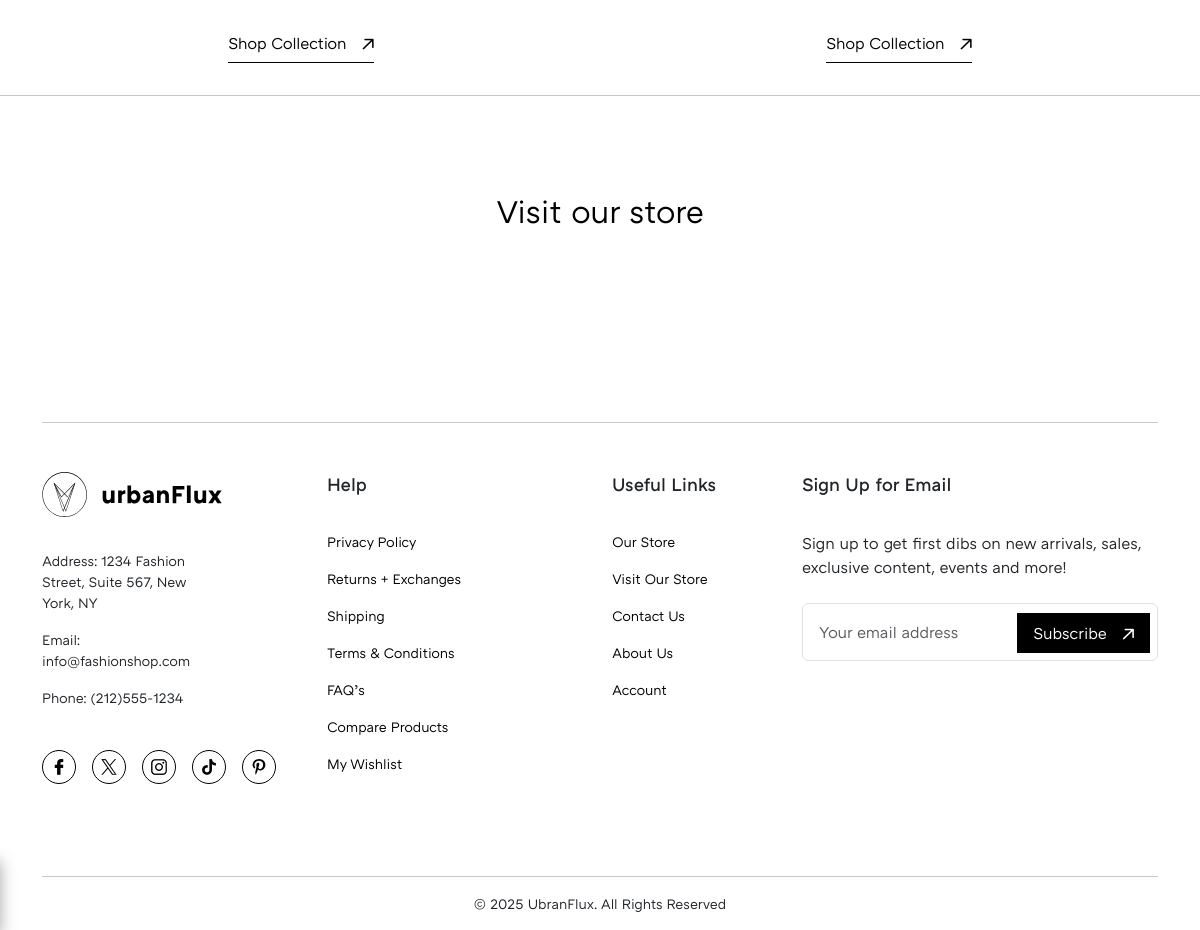
Before: / (lower part) with the older database file.
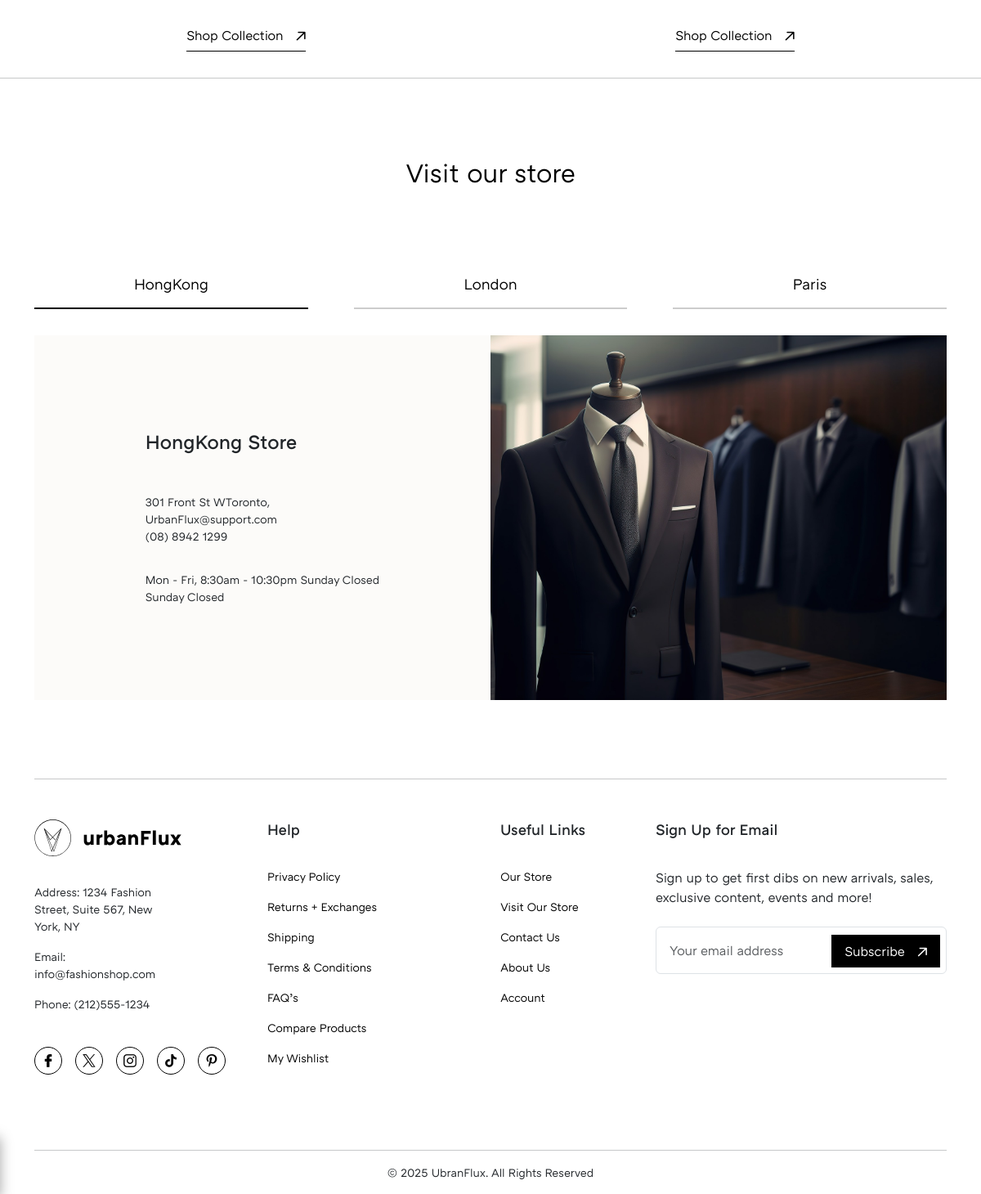
After: the same page with the newer database file.
### Cloth_Class/models.py (models this page shows)
class Cloth_Class(models.Model):
    cloth_class_name = models.CharField(max_length=100)
    cloth_class_info = models.CharField(max_length=100)
    cloth_class_link_name = models.CharField(max_length=20)
    image = models.ImageField(upload_to= 'Categories/Cloth_Class')
    class Meta:
        verbose_name = ''
        verbose_name_plural = 'Cloth Class'

### Site_Settings/models.py (models this page shows)
class Site_Settings(models.Model):
    estimated_delivery = models.TextField(max_length= 200, null=True)
    return_time = models.TextField(max_length= 200 , null=True)
    site_logo = models.FileField(upload_to='site_logo', validators=[validate_logo])
    theme_hero_section = models.ImageField(upload_to= 'theme_hero_section')
    tax_rate = models.IntegerField()
    product_policies = models.TextField(max_length=400)
    class Meta:
        verbose_name = ''
        verbose_name_plural = 'Site Settings'

### Our_Locations/models.py (models this page shows)
class Our_Locations(models.Model):
    location_city = models.CharField(max_length=20)
    location =  models.CharField(max_length= 100)
    email = models.CharField(max_length= 50)
    phone = models.CharField(max_length= 20)
    timings = models.CharField(max_length= 100)
    close_detail = models.CharField(max_length=50, null=True)
    Image = models.ImageField(upload_to= "Our_Locations")
    class Meta:
        verbose_name = ''
        verbose_name_plural = 'Our Locations'

### urbax_Flux/views.py (the view)
# urls.py: 2. Add a URL to urlpatterns:  path('', views.home, name='home')
def home(request):
    site_settings = Site_Settings.objects.all()
    hero_slider = Hero_Slider.objects.all()
    categories =  Category.objects.all()
    Products = Store.objects.all()
    sale_section = Sale_Section.objects.all()
    cloth_class_section = Cloth_Class.objects.all()
    our_Stores_section = Our_Locations.objects.all()
    Data = {
        "site_settings_data": site_settings,
        "hero_slider_data": hero_slider,
        "categories_data": categories,
        "sale_section_data" : sale_section,
        "Product_Data" : Products,
        "Cloth_Class_Data": cloth_class_section,
        "Our_Stores_section_data" : our_Stores_section
    }
    return render(request, 'index.html', Data)

### Store/templatetags/custom_tags.py (called while the page is built)
@register.simple_tag
def calculate_discount_price(price, sale):
    try:
        price = float(price)  # Convert price to float
        sale = float(sale)    # Convert sale to float
        if price is not None and sale is not None:
            return price * (1 - sale / 100)  # Calculate discounted price
    except (ValueError, TypeError):
        pass  # If conversion fails, return the original price
    return price  # If there's no sale or conversion fails, return the original price

### templates/index.html (shortened to what this page needs)
{% load custom_tags %}
{% load static %}
{% include 'header.html' %}
<main class="main-content">
  <section class="accessories-galery">
    <div class="container container-lg">
      <div class="accessories-galery-inner">
        <div class="swiper mySwiper3">
          <div class="swiper-wrapper">
            {% for class in Cloth_Class_Data %}
            <div class="swiper-slide">
              <figure>
                <figcaption>
                  <a href="{% url 'shop' %}" class="theme-underline-button">{{class.cloth_class_link_name}}<i
                      class="icon-theme-link link-arrow"></i></a>
                </figcaption>
              </figure>
            </div>
            {% endfor %}
          </div>
        </div>
      </div>
    </div>
  </section>
  <hr>
  <section class="our-store">
    <div class="container">
      <div class="our-store-inner">
        <div class="title">
          <h3 class="main-heading-font-medium">Visit our store</h3>
        </div>
        <div class="store-tabs theme-tabs">
          <ul class="nav nav-pills mb-3" id="pills-tab" role="tablist">
            {% for store in Our_Stores_section_data %}
            <li class="nav-item" role="presentation">
              <button class="nav-link {% if forloop.counter == 1 %}  active {% else %} {% endif %}"  data-bs-toggle="pill" data-bs-target="#{{store.location_city}}"
                type="button" role="tab" aria-controls="pills-home" aria-selected="true">{{store.location_city}}</button>
            </li>
            {% endfor %}
          </ul>
        </div>
        <div class="store-tabs-inner">
          <div class="tab-content" id="pills-tabContent">
            {% for store in Our_Stores_section_data %}
            <div class="tab-pane fade {% if forloop.counter == 1 %} show active {% endif %}" id="{{store.location_city}}" role="tabpanel"
              tabindex="{{forloop.counter}}">
              <div class="store-inner">
                <div class="content-wrapper">
                  <div class="content-inner">
                    <h4>{{store.location_city}} Store</h4>
                    <span class="location">
                      <small>{{store.location}}</small>
                      <small>{{store.email}}</small>
                      <small>{{store.phone}}</small>
                    </span>
                    <span class="timing">
                      <small>{{store.timings}}</small>
                      <small>{{store.close_detail}}</small>
                    </span>
                  </div>
                </div>
                <div class="store-image">
                  <figure>
                    <img loading="lazy" src="{{store.Image.url}}" alt="">
                  </figure>
                </div>
              </div>
            </div>
            {% endfor %}
          </div>
        </div>
      </div>
    </div>
  </section>
</main>
{% include 'footer.html' %}

### templates/footer.html (shortened to what this page needs)
{% load static %}
<footer class="footer">
    <div class="container">
      <hr class="my-5">
      <div class="footer-inner">
        <div class="row">
          <div class="col-md-12 col-lg-6 col-xl-2">
            <div class="col-inner">
              {% for logo in site_settings_data %}
              <img loading="lazy" src="{{logo.site_logo.url}}" class="site-logo" alt="">
              {% endfor %}
              <ul class="mb-5">
                <li>
                  <small>Address: 1234 Fashion Street, Suite 567,
                    New York, NY</small>
                </li>
                <li>
                  <small>Email: info@fashionshop.com</small>
                </li>
                <li>
                  <small>Phone: (212)555-1234</small>
                </li>
              </ul>
              <ul class="footer-social-media-icons">
                <li><a href=""><i class="icon-facebook"></i></a></li>
                <li><a href=""><i class="icon-twitter"></i></a></li>
                <li><a href=""><i class="icon-instagram"></i></a></li>
                <li><a href=""><i class="icon-tiktok"></i></a></li>
                <li><a href=""><i class="icon-pinterest"></i></a></li>
              </ul>
            </div>
          </div>
          <div class="col-md-12 col-lg-6 col-xl-2 offset-xl-1">
            <div class="col-inner">
              <strong class="col-title">Help</strong>
              <ul>
                <li><a href=""><small>Privacy Policy</small></a></li>
                <li><a href=""><small>Returns + Exchanges</small></a></li>
                <li><a href=""><small>Shipping</small></a></li>
                <li><a href=""><small>Terms & Conditions</small></a></li>
                <li><a href=""><small>FAQ’s</small></a></li>
                <li><a href=""><small>Compare Products</small></a></li>
                <li><a href=""><small>My Wishlist</small></a></li>
              </ul>
            </div>
          </div>
          <div class="col-md-12 col-lg-6 col-xl-2 offset-xl-1">
            <div class="col-inner">
              <strong class="col-title">Useful Links</strong>
              <ul>
                <li><a href=""><small>Our Store</small></a></li>
                <li><a href=""><small>Visit Our Store</small></a></li>
                <li><a href=""><small>Contact Us</small></a></li>
                <li><a href=""><small>About Us</small></a></li>
                <li><a href=""><small>Account</small></a></li>
              </ul>
            </div>
          </div>
          <div class="col-md-12 col-lg-6 col-xl-4">
            <div class="col-inner">
              <strong class="col-title">Sign Up for Email</strong>
              <p class="mb-4">Sign up to get first dibs on new arrivals, sales, exclusive content, events and more!</p>
              <form class="row g-3">
                <div class="col-md-12 news-letter-input">
                  <input type="email" class="form-control" placeholder="Your email address" id="inputEmail4">
                  <button type="submit" class="news-letter-subscribe subscribe-button">Subscribe<i class="icon-theme-link link-arrow"></i></button>
                </div>
              </form>
            </div>
          </div>
        </div>
      </div>
      <hr class="mt-5">
      <div class="copyright mb-3 just-center">
          <small>&copy 2025 UbranFlux. All Rights Reserved</small>
      </div>
    </div>
  </footer>
</div>
</body>
</html>

Changed rows visible on the page:
added Our_Locations: location_city "HongKong", location "301 Front St WToronto,", email "UrbanFlux@support.com", phone "(08) 8942 1299", timings "Mon - Fri, 8:30am - 10:30pm Sunday Closed", close_detail "Sunday Closed", Image (picture)
added Our_Locations: location_city "London", shown under "Visit our store"
added Our_Locations: location_city "Paris", shown under "Visit our store"
